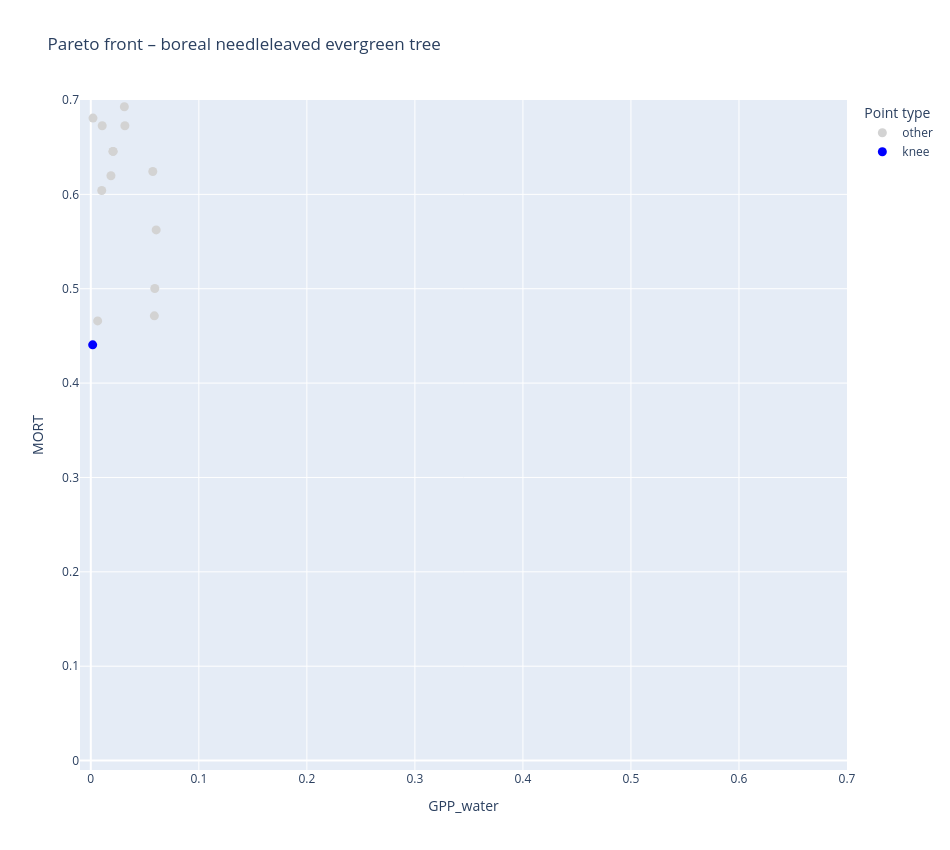
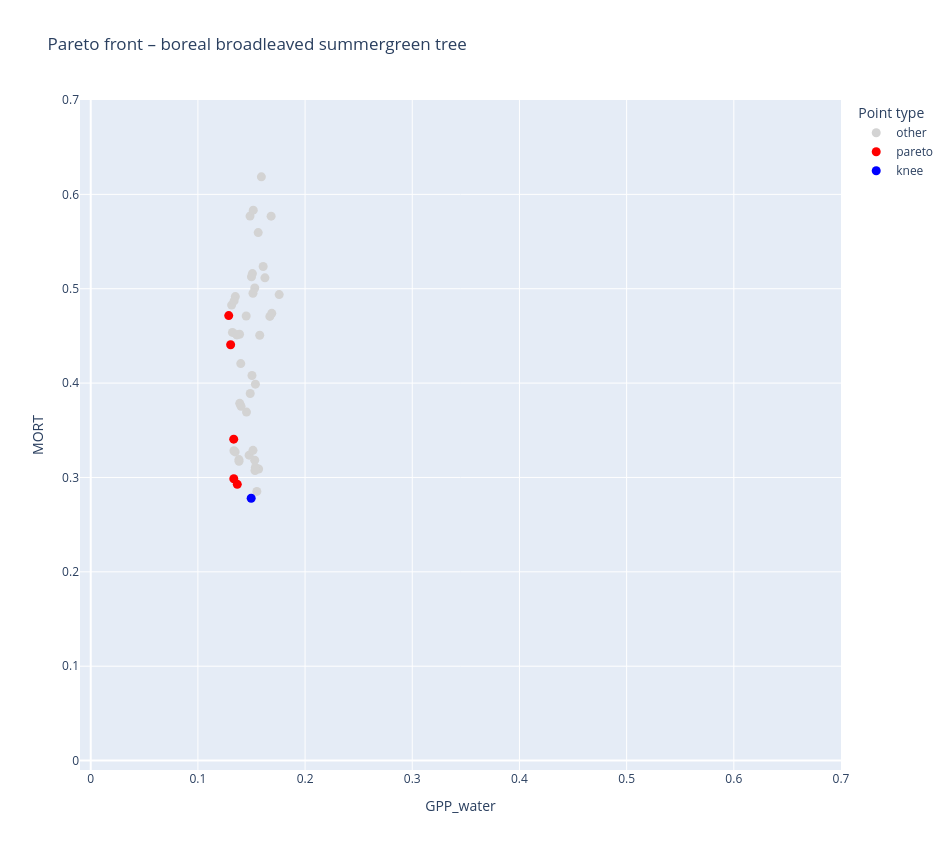
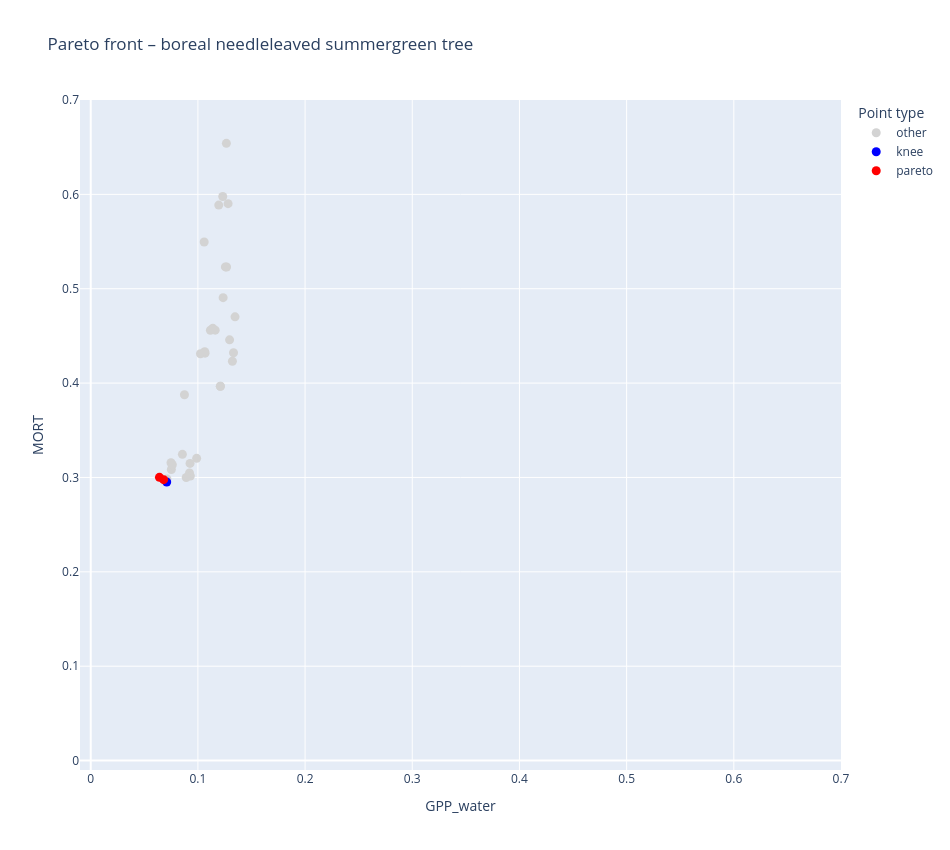

Notebook cell for these charts, in order:
### Markdown cell above
## Plots

### Code cell
for pft in df["pft"].unique():
    interactive_pareto_for_pft(df, pft)

### Figure 1 — Plotly figure (JSON) as saved in the notebook; plotly's stock layout.template omitted (floating-point values rounded to 4 significant figures; data arrays with more than 128 entries replaced by an {"elided": "..."} marker saying what was removed)
{"data": [{"customdata": {"elided": "92x7 float values"}, "hovertemplate": "category=other<br>GPP_water=%{x:.3f}<br>MORT=%{y:.3f}<br>trial=%{customdata[0]}<br>alpha_boreal_needleleaved_evergreen_tree=%{customdata[1]:.3f}<br>beta_boreal_needleleaved_evergreen_tree=%{customdata[2]:.3f}<br>gpp_water_slope=%{customdata[3]:.3f}<br>mort_slope=%{customdata[4]:.3f}<br>gpp_water_intercept=%{customdata[5]:.3f}<br>mort_intercept=%{customdata[6]:.3f}<extra></extra>", "legendgroup": "other", "marker": {"color": "lightgray", "size": 9, "symbol": "circle"}, "mode": "markers", "name": "other", "orientation": "v", "showlegend": true, "type": "scatter", "x": [0.2345, 0.06649, 0.06051, 0.1864, 0.09804, 0.01865, 0.03896, 0.2762, 0.1485, 0.07852, 0.006345, 0.08465, 0.1082, 0.2002, 0.233, 0.06071, 0.04, 0.01056, 0.2985, 0.08222, 0.2199, 0.06345, 0.1572, 0.3871, 0.05448, 0.05787, 0.005451, 0.1269, 0.1713, 0.03107, 0.09653, 0.03815, 0.224, 0.1396, 0.02056, 0.05922, 0.04171, 0.06373, 0.09164, 0.1773, 0.147, 0.1115, 0.006458, 0.002013, 0.1739, 0.1216, 0.02288, 0.08152, 0.0135, 0.05883, 0.08393, 0.1073, 0.1957, 0.01609, 0.06685, 0.3588, 0.2586, 0.03457, 0.04922, 0.1065, 0.01565, 0.2606, 0.02262, 0.01732, 0.05738, 0.02291, 0.07415, 0.3089, 0.07299, 0.2992, 0.0101, 0.1819, 0.06649, 0.1203, 0.03176, 0.1679, 0.1535, 0.1054, 0.05611, 0.268, 0.05448, 0.009763, 0.03155, 0.01169, 0.02056, 0.1381, 0.3685, 0.08836, 0.1722, 0.08322, 0.02405, 0.06601], "xaxis": "x", "y": [1.779, 1.293, 0.5623, 1.817, 1.366, 0.6197, 0.8153, 1.742, 1.239, 1.107, 0.4659, 1.547, 1.309, 1.597, 1.801, 1.198, 1.387, 0.6727, 1.816, 1.551, 1.581, 1.289, 1.503, 1.928, 1.232, 1.536, 1.025, 1.275, 1.569, 0.6929, 1.187, 0.8301, 1.641, 1.824, 0.6455, 0.5002, 1.506, 1.418, 1.73, 1.569, 1.517, 1.172, 0.8178, 0.6808, 1.587, 1.295, 1.029, 1.293, 0.9365, 0.4713, 1.31, 1.152, 1.618, 1.029, 1.217, 1.933, 1.75, 1.364, 1.037, 1.305, 1.163, 1.708, 1.407, 1.381, 0.6242, 1.318, 1.281, 1.746, 1.317, 1.817, 0.6041, 1.515, 1.293, 1.517, 1.862, 1.905, 1.626, 1.621, 1.338, 1.734, 1.232, 0.9203, 0.6727, 1.048, 0.6455, 1.456, 1.899, 1.153, 1.611, 1.403, 1.734, 0.8839], "yaxis": "y"}, {"customdata": [[6.0, 0.1578, 1.131, 0.08041, -0.01679, 0.008359, -1.671]], "hovertemplate": "category=knee<br>GPP_water=%{x:.3f}<br>MORT=%{y:.3f}<br>trial=%{customdata[0]}<br>alpha_boreal_needleleaved_evergreen_tree=%{customdata[1]:.3f}<br>beta_boreal_needleleaved_evergreen_tree=%{customdata[2]:.3f}<br>gpp_water_slope=%{customdata[3]:.3f}<br>mort_slope=%{customdata[4]:.3f}<br>gpp_water_intercept=%{customdata[5]:.3f}<br>mort_intercept=%{customdata[6]:.3f}<extra></extra>", "legendgroup": "knee", "marker": {"color": "blue", "size": 9, "symbol": "circle"}, "mode": "markers", "name": "knee", "orientation": "v", "showlegend": true, "type": "scatter", "x": [0.001731], "xaxis": "x", "y": [0.4405], "yaxis": "y"}], "layout": {"height": 850, "legend": {"title": {"text": "Point type"}, "tracegroupgap": 0}, "title": {"text": "Pareto front – boreal needleleaved evergreen tree"}, "width": 950, "xaxis": {"anchor": "y", "domain": [0, 1], "range": [-0.01, 0.7], "title": {"text": "GPP_water"}}, "yaxis": {"anchor": "x", "domain": [0, 1], "range": [-0.01, 0.7], "title": {"text": "MORT"}}}}

### Figure 2 — Plotly figure (JSON) as saved in the notebook; plotly's stock layout.template omitted (floating-point values rounded to 4 significant figures; data arrays with more than 128 entries replaced by an {"elided": "..."} marker saying what was removed)
{"data": [{"customdata": {"elided": "94x7 float values"}, "hovertemplate": "category=other<br>GPP_water=%{x:.3f}<br>MORT=%{y:.3f}<br>trial=%{customdata[0]}<br>alpha_boreal_broadleaved_summergreen_tree=%{customdata[1]:.3f}<br>beta_boreal_broadleaved_summergreen_tree=%{customdata[2]:.3f}<br>gpp_water_slope=%{customdata[3]:.3f}<br>mort_slope=%{customdata[4]:.3f}<br>gpp_water_intercept=%{customdata[5]:.3f}<br>mort_intercept=%{customdata[6]:.3f}<extra></extra>", "legendgroup": "other", "marker": {"color": "lightgray", "size": 9, "symbol": "circle"}, "mode": "markers", "name": "other", "orientation": "v", "showlegend": true, "type": "scatter", "x": [0.1969, 0.1561, 0.2069, 0.1609, 0.1349, 0.2043, 0.1869, 0.1486, 0.2162, 0.1683, 0.2176, 0.1793, 0.201, 0.14, 0.1488, 0.1537, 0.1577, 0.1702, 0.169, 0.2111, 0.1807, 0.1843, 0.1671, 0.2237, 0.1509, 0.2081, 0.1364, 0.1758, 0.2012, 0.1514, 0.1566, 0.1766, 0.1347, 0.1383, 0.2068, 0.1536, 0.2069, 0.1916, 0.1974, 0.207, 0.2262, 0.1315, 0.1835, 0.1903, 0.153, 0.139, 0.1975, 0.15, 0.186, 0.1389, 0.1451, 0.2068, 0.1403, 0.1619, 0.1834, 0.1453, 0.1879, 0.1383, 0.1533, 0.1592, 0.1563, 0.1674, 0.2125, 0.1478, 0.1924, 0.1338, 0.1514, 0.183, 0.1322, 0.1336, 0.1808, 0.1803, 0.1561, 0.1625, 0.21, 0.205, 0.2028, 0.1877, 0.2102, 0.2071, 0.196, 0.1364, 0.1689, 0.1935, 0.1517, 0.2069, 0.153, 0.2181, 0.2276, 0.1809, 0.155, 0.1505, 0.1896, 0.1727], "xaxis": "x", "y": [1.202, 0.7767, 1.458, 0.5236, 0.4917, 1.458, 1.03, 0.577, 1.459, 0.5769, 1.343, 0.9818, 1.098, 0.4206, 0.389, 0.3989, 0.4508, 0.818, 0.7605, 1.333, 0.981, 0.7685, 0.4707, 1.464, 0.5161, 1.441, 0.4512, 0.4938, 1.491, 0.4953, 0.309, 0.9614, 0.3271, 0.319, 1.115, 0.3107, 1.326, 1.062, 1.19, 1.2, 1.346, 0.4827, 0.82, 1.158, 0.5007, 0.3786, 0.9273, 0.5127, 1.064, 0.4517, 0.4712, 1.456, 0.3754, 0.7868, 0.9349, 0.3693, 1.378, 0.3172, 0.3074, 0.6186, 0.5595, 0.7718, 1.509, 0.3236, 1.043, 0.4872, 0.3287, 0.9446, 0.4537, 0.3283, 0.9819, 0.8171, 0.7767, 0.5115, 1.238, 1.046, 0.9784, 0.8498, 1.379, 1.111, 0.9425, 0.4512, 0.4739, 1.117, 0.5833, 1.326, 0.3184, 1.279, 1.391, 1.072, 0.2852, 0.4081, 1.062, 0.9879], "yaxis": "y"}, {"customdata": [[15.0, 0.363, 10.6, -0.06923, -0.1137, 0.006237, -1.851], [25.0, 0.3298, 10.8, -0.06503, -0.06348, 0.005366, -1.944], [35.0, 0.626, 0.06996, -0.06158, -0.06726, 0.004913, -2.326], [65.0, 0.5112, 0.06996, -0.05966, -0.04758, 0.004754, -2.356], [75.0, 0.2015, 21.81, -0.06491, -0.0234, 0.005571, -2.105]], "hovertemplate": "category=pareto<br>GPP_water=%{x:.3f}<br>MORT=%{y:.3f}<br>trial=%{customdata[0]}<br>alpha_boreal_broadleaved_summergreen_tree=%{customdata[1]:.3f}<br>beta_boreal_broadleaved_summergreen_tree=%{customdata[2]:.3f}<br>gpp_water_slope=%{customdata[3]:.3f}<br>mort_slope=%{customdata[4]:.3f}<br>gpp_water_intercept=%{customdata[5]:.3f}<br>mort_intercept=%{customdata[6]:.3f}<extra></extra>", "legendgroup": "pareto", "marker": {"color": "red", "size": 9, "symbol": "circle"}, "mode": "markers", "name": "pareto", "orientation": "v", "showlegend": true, "type": "scatter", "x": [0.1367, 0.1335, 0.1305, 0.1288, 0.1334], "xaxis": "x", "y": [0.2927, 0.2986, 0.4407, 0.4715, 0.3406], "yaxis": "y"}, {"customdata": [[97.0, 0.3467, 5.225, -0.08304, -0.09101, 0.007347, -2.042]], "hovertemplate": "category=knee<br>GPP_water=%{x:.3f}<br>MORT=%{y:.3f}<br>trial=%{customdata[0]}<br>alpha_boreal_broadleaved_summergreen_tree=%{customdata[1]:.3f}<br>beta_boreal_broadleaved_summergreen_tree=%{customdata[2]:.3f}<br>gpp_water_slope=%{customdata[3]:.3f}<br>mort_slope=%{customdata[4]:.3f}<br>gpp_water_intercept=%{customdata[5]:.3f}<br>mort_intercept=%{customdata[6]:.3f}<extra></extra>", "legendgroup": "knee", "marker": {"color": "blue", "size": 9, "symbol": "circle"}, "mode": "markers", "name": "knee", "orientation": "v", "showlegend": true, "type": "scatter", "x": [0.1497], "xaxis": "x", "y": [0.278], "yaxis": "y"}], "layout": {"height": 850, "legend": {"title": {"text": "Point type"}, "tracegroupgap": 0}, "title": {"text": "Pareto front – boreal broadleaved summergreen tree"}, "width": 950, "xaxis": {"anchor": "y", "domain": [0, 1], "range": [-0.01, 0.7], "title": {"text": "GPP_water"}}, "yaxis": {"anchor": "x", "domain": [0, 1], "range": [-0.01, 0.7], "title": {"text": "MORT"}}}}

### Figure 3 — Plotly figure (JSON) as saved in the notebook; plotly's stock layout.template omitted (floating-point values rounded to 4 significant figures; data arrays with more than 128 entries replaced by an {"elided": "..."} marker saying what was removed)
{"data": [{"customdata": {"elided": "97x7 float values"}, "hovertemplate": "category=other<br>GPP_water=%{x:.3f}<br>MORT=%{y:.3f}<br>trial=%{customdata[0]}<br>alpha_boreal_needleleaved_summergreen_tree=%{customdata[1]:.3f}<br>beta_boreal_needleleaved_summergreen_tree=%{customdata[2]:.3f}<br>gpp_water_slope=%{customdata[3]:.3f}<br>mort_slope=%{customdata[4]:.3f}<br>gpp_water_intercept=%{customdata[5]:.3f}<br>mort_intercept=%{customdata[6]:.3f}<extra></extra>", "legendgroup": "other", "marker": {"color": "lightgray", "size": 9, "symbol": "circle"}, "mode": "markers", "name": "other", "orientation": "v", "showlegend": true, "type": "scatter", "x": [0.1236, 0.1398, 0.07524, 0.1364, 0.1418, 0.1373, 0.1139, 0.1295, 0.1156, 0.1168, 0.1411, 0.1792, 0.1058, 0.1268, 0.1604, 0.09217, 0.1161, 0.1067, 0.1708, 0.1503, 0.1543, 0.1081, 0.09882, 0.1245, 0.08745, 0.1292, 0.1314, 0.1222, 0.121, 0.1332, 0.1067, 0.1302, 0.1224, 0.1437, 0.145, 0.1389, 0.1369, 0.116, 0.1523, 0.09296, 0.1461, 0.1297, 0.07489, 0.1501, 0.1083, 0.1473, 0.1542, 0.1235, 0.1002, 0.1477, 0.1318, 0.1256, 0.1571, 0.07614, 0.1296, 0.1587, 0.1232, 0.1322, 0.1024, 0.1254, 0.1177, 0.1205, 0.1909, 0.08911, 0.1422, 0.1109, 0.1346, 0.1161, 0.1158, 0.1438, 0.1117, 0.1282, 0.1282, 0.1083, 0.1494, 0.114, 0.1395, 0.1457, 0.1217, 0.1064, 0.08554, 0.1194, 0.1426, 0.07114, 0.1004, 0.121, 0.1527, 0.1478, 0.1787, 0.1523, 0.123, 0.1625, 0.109, 0.1385, 0.09266, 0.1266, 0.1289], "xaxis": "x", "y": [0.8581, 0.8373, 0.3085, 0.8773, 1.047, 0.7655, 0.458, 1.173, 0.8605, 1.076, 1.327, 1.122, 0.5496, 0.5231, 0.868, 0.3047, 1.249, 1.036, 1.148, 0.9079, 1.295, 0.9015, 0.3203, 1.177, 0.3876, 0.8057, 1.262, 0.9328, 0.3966, 0.4321, 0.4317, 1.061, 1.065, 0.857, 1.061, 0.9166, 1.036, 1.171, 1.199, 0.3016, 0.8233, 1.24, 0.3156, 0.8769, 1.133, 0.9847, 1.329, 0.4905, 1.076, 1.327, 0.8551, 0.5231, 1.333, 0.3135, 0.4458, 1.048, 0.5977, 0.4232, 0.4311, 1.024, 1.107, 1.056, 1.265, 0.3, 0.8743, 0.8884, 0.4702, 0.4561, 1.071, 1.105, 0.456, 0.9358, 0.5901, 0.9008, 0.7706, 1.146, 0.8373, 1.025, 0.7403, 0.4333, 0.3245, 0.5886, 1.073, 0.2985, 1.091, 0.3966, 1.382, 1.299, 1.079, 1.199, 1.011, 1.059, 1.105, 1.257, 0.3149, 0.6541, 1.082], "yaxis": "y"}, {"customdata": [[37.0, 0.02599, 24.58, 0.02572, -0.06211, -0.002155, -2.006]], "hovertemplate": "category=knee<br>GPP_water=%{x:.3f}<br>MORT=%{y:.3f}<br>trial=%{customdata[0]}<br>alpha_boreal_needleleaved_summergreen_tree=%{customdata[1]:.3f}<br>beta_boreal_needleleaved_summergreen_tree=%{customdata[2]:.3f}<br>gpp_water_slope=%{customdata[3]:.3f}<br>mort_slope=%{customdata[4]:.3f}<br>gpp_water_intercept=%{customdata[5]:.3f}<br>mort_intercept=%{customdata[6]:.3f}<extra></extra>", "legendgroup": "knee", "marker": {"color": "blue", "size": 9, "symbol": "circle"}, "mode": "markers", "name": "knee", "orientation": "v", "showlegend": true, "type": "scatter", "x": [0.07089], "xaxis": "x", "y": [0.2952], "yaxis": "y"}, {"customdata": [[92.0, 0.02599, 24.58, 0.02897, -0.0591, -0.002412, -2.011], [93.0, 0.1347, 0.0558, 0.03337, -0.06419, -0.002812, -2.058]], "hovertemplate": "category=pareto<br>GPP_water=%{x:.3f}<br>MORT=%{y:.3f}<br>trial=%{customdata[0]}<br>alpha_boreal_needleleaved_summergreen_tree=%{customdata[1]:.3f}<br>beta_boreal_needleleaved_summergreen_tree=%{customdata[2]:.3f}<br>gpp_water_slope=%{customdata[3]:.3f}<br>mort_slope=%{customdata[4]:.3f}<br>gpp_water_intercept=%{customdata[5]:.3f}<br>mort_intercept=%{customdata[6]:.3f}<extra></extra>", "legendgroup": "pareto", "marker": {"color": "red", "size": 9, "symbol": "circle"}, "mode": "markers", "name": "pareto", "orientation": "v", "showlegend": true, "type": "scatter", "x": [0.06802, 0.0641], "xaxis": "x", "y": [0.2976, 0.3001], "yaxis": "y"}], "layout": {"height": 850, "legend": {"title": {"text": "Point type"}, "tracegroupgap": 0}, "title": {"text": "Pareto front – boreal needleleaved summergreen tree"}, "width": 950, "xaxis": {"anchor": "y", "domain": [0, 1], "range": [-0.01, 0.7], "title": {"text": "GPP_water"}}, "yaxis": {"anchor": "x", "domain": [0, 1], "range": [-0.01, 0.7], "title": {"text": "MORT"}}}}
